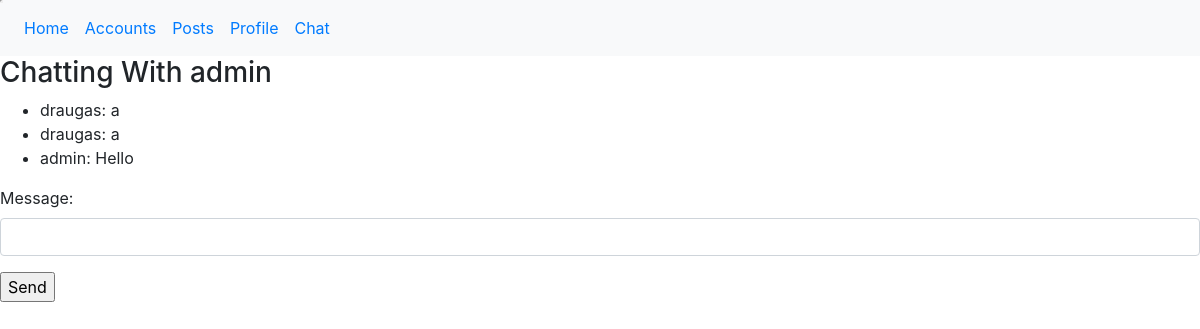
/chat/admin (signed in), run on an earlier commit of the app's database.
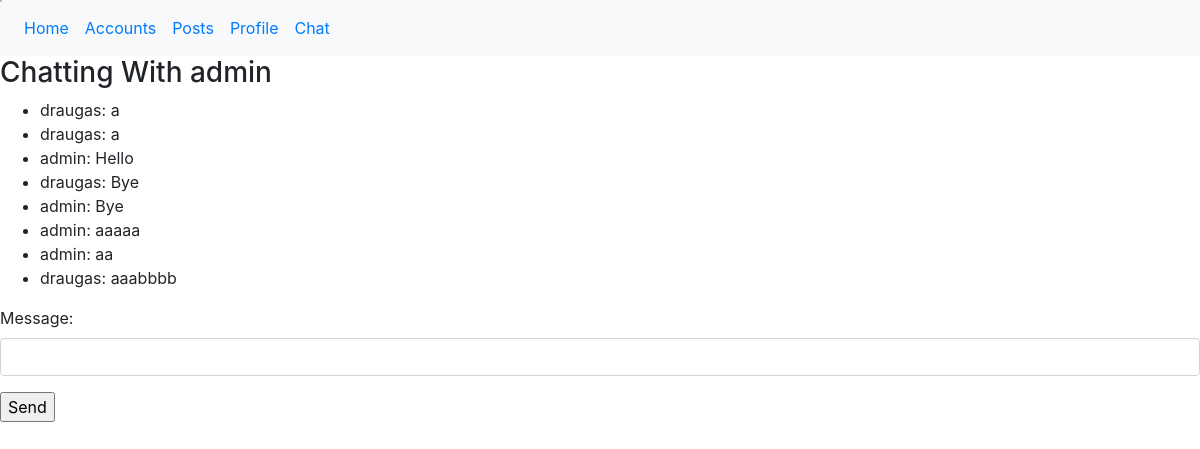
And on a later commit of the database.
### chat/models.py (models this page shows, shortened)
class Thread(models.Model):
    first        = models.ForeignKey(settings.AUTH_USER_MODEL, on_delete=models.CASCADE, related_name='chat_thread_first')
    second       = models.ForeignKey(settings.AUTH_USER_MODEL, on_delete=models.CASCADE, related_name='chat_thread_second')
    updated      = models.DateTimeField(auto_now=True)
    timestamp    = models.DateTimeField(auto_now_add=True)
    objects      = ThreadManager()

class ChatMessage(models.Model):
    thread      = models.ForeignKey(Thread, null=True, blank=True, on_delete=models.SET_NULL)
    user        = models.ForeignKey(settings.AUTH_USER_MODEL, verbose_name='sender', on_delete=models.CASCADE)
    message     = models.TextField()
    timestamp   = models.DateTimeField(auto_now_add=True)

### chat/views.py (the view, shortened to what this page needs)
# urls.py: re_path(r"^(?P<username>[\w.@+-]+)", ThreadView.as_view()),
class ThreadView(LoginRequiredMixin, FormMixin, DetailView):
    template_name = 'chat/thread.html'
    form_class = ComposeForm
    success_url = './'
    def get_object(self):
        other_username  = self.kwargs.get("username")
        obj, created    = Thread.objects.get_or_new(self.request.user, other_username)
        if obj == None:
            raise Http404
        return obj
    def get_context_data(self, **kwargs):
        context = super().get_context_data(**kwargs)
        context['form'] = self.get_form()
        return context

### chat/forms.py
class ComposeForm(forms.Form):
    message = forms.CharField(
            widget=forms.TextInput(
                attrs={"class": "form-control"}
                )
            )

### chat/models.py (called while the page is built, shortened)
    def get_or_new(self, user, other_username): # get_or_create
        username = user.username
        if username == other_username:
            return None
        qlookup1 = Q(first__username=username) & Q(second__username=other_username)
        qlookup2 = Q(first__username=other_username) & Q(second__username=username)
        qs = self.get_queryset().filter(qlookup1 | qlookup2).distinct()
        if qs.count() == 1:
            return qs.first(), False
        elif qs.count() > 1:
            return qs.order_by('timestamp').first(), False

### chat/templates/chat/thread.html (shortened to what this page needs)
{% extends 'main/base.html' %}
{% block content %}
<h3>Chatting With {% if user != object.first %}{{ object.first }}{% else %}{{ object.second }}{% endif %}</h3>
<ul id='chat-items'>
{% for chat in object.chatmessage_set.all %}
<li>{{ chat.user }}: {{ chat.message }}</li>
{% endfor %}
</ul>
<form action="" method="POST" add target="hiddenFrame">
{{ form.as_p }}
<input type="Submit" name="submit" value="Send" onClick="window.location.reload();" />
</form>
{% endblock %}

### main/templates/main/base.html (shortened to what this page needs)
<!DOCTYPE html>
<html lang="en">
<head>
  <link rel="stylesheet" href="https://maxcdn.bootstrapcdn.com/bootstrap/4.4.1/css/bootstrap.min.css">
</head>
<body>
<nav class="navbar navbar-expand-sm bg-light">
  <ul class="navbar-nav">
    <li class="nav-item">
      <a class="nav-link" href="{% url 'main:home' %}">Home</a>
    </li>
    <li class="nav-item">
      <a class="nav-link" href="{% url 'accounts:index' %}">Accounts</a>
    </li>
    <li class="nav-item">
      {% if not user.is_anonymous %}
      <a class="nav-link" href="{% url 'postfeed:posts' user.username %}">Posts</a>
      {% endif %}
    </li>
    <li class="nav-item">
      {% if not user.is_anonymous %}
      <a class="nav-link" href="{% url 'profiles:profile' user.username %}">Profile</a>
      {% endif %}
    </li>
    <li class="nav-item">
      {% if not user.is_anonymous %}
      <a class="nav-link" href="{% url 'chat:inbox' %}">Chat</a>
      {% endif %}
    </li>
  </ul>
</nav>
{% block content %}
{% endblock %}
</body>
</html>

What changed in the data, as far as the page shows it:
added ChatMessage: user "draugas", message "Bye"
added ChatMessage: user "admin", message "Bye"
added ChatMessage: user "admin", message "aaaaa"
added ChatMessage: user "admin", message "aa"
added ChatMessage: user "draugas", message "aaabbbb"
